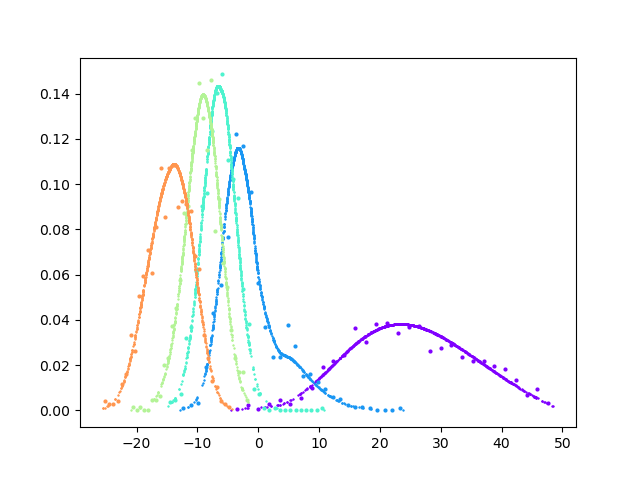

Reproduce this figure in Python.
from __future__ import print_function
import pandas as pd
import numpy as np
import random
import math
import pickle
from numpy.polynomial.hermite import hermgauss
#import tensorflow as tf
import tensorflow.compat.v1 as tf
tf.disable_v2_behavior()
from femodel_tf_optimizer import femodel_tf_optimizer
import os, sys
import argparse


class femodel(femodel_tf_optimizer):
    """
    Class to optimize analytic binding free energy model with Tensorflow
    """
    kBT = 1.986e-3*300.0
    epsim = tf.constant(1.e-8, dtype=tf.float64)
    
    """    
    Rational soft-core function.

    Special case: when $u_c = 0$, 
    $$
    u_{\rm sc,0}(u)=
    \begin{cases}
    u                                                         & u \le 0 \\
    u_{\rm max} f_{\rm sc}(y)                                 & u  >  0
    \end{cases}
    $$
    with
    $$
    y = \frac{u}{u_{\rm max}}
    $$
    $$
    f_{\rm sc}(y) = \frac{z(y)^{a}-1}{z(y)^{a}+1} \, ,
    $$
    and
    $$
    z(y)=1+2 y/a + 2 (y/a)^2
    $$
    
    Inverse: $u = u_{\rm sc,0}$ for $u \le 0$. For $u > 0$:
    $$
    f_{\rm sc} = u_{\rm sc,0}/{u_{\rm max}}
    $$
    $$
    z = \left( \frac{1 + f_{\rm sc}}{1 - f_{\rm sc}}  \right)^(1/a)
    $$
    y = \frac{a}{2} \left( \sqrt{2 z - 1} -1  \right)
    $$
    $$
    u = u_{\rm max} y
    $$

    The derivative is:
    $$
    \frac{d u_{\rm sc,0}(u) }{du} = \frac{4 z^{a - 1}{(z^a + 1)^2} ( 1 + 2 \frac{y}{a} )
    $$
    for $u > 0$ and $1$ otherwise

    The general case $u_c \ne 0$ is obtained by shifting $u_{\rm sc}(u)$ up by $u_c$ and right by $u_c$:
    $$
    u_{\rm sc}(u) = u_{\rm sc,0}(u - u_c) + u_c
    $$
    For consistency, $u_{\rm max}$ is also shifted up by $u_c$. So the general case $u_c \ne 0$ is obtained
    by the special case $u_c = 0$ by the replacements
    $$
    u \rightarrow u - u_c
    $$
    $$
    u_{\rm max} \rightarrow u_{\rm max} - u_c
    $$

    Inverse for the general case: same as for the special case with the replacements above and:
    $$
    u = ( u_{\rm max} - u_c ) y + u_c
    $$

    Using the chain rule, the derivative for the general case has the same expression as the special case
    with the same replacements.
    

    """
    alphasc = tf.constant(1./16.,dtype=tf.float64)
    umaxsc = tf.constant(50.0/kBT, dtype=tf.float64)
    ubcore = tf.constant(0.0/kBT, dtype=tf.float64)
    def inverse_soft_core_function(self,usc):
        uno = tf.ones([tf.size(usc)], dtype=tf.float64)
        usc_safe1 = tf.where(usc < femodel.ubcore + femodel.epsim,       uno*(femodel.ubcore + femodel.epsim), usc)
        usc_safe2 = tf.where(usc_safe1 > femodel.umaxsc - femodel.epsim, uno*(femodel.umaxsc - femodel.epsim), usc_safe1)
        fsc = (usc_safe2-femodel.ubcore)/(femodel.umaxsc-femodel.ubcore)
        z = tf.math.pow((1.+fsc)/(1.-fsc), 1./femodel.alphasc)
        y = 0.5*femodel.alphasc*(-1.0 + tf.math.sqrt(2.*z - 1.))
        return tf.where(usc <= femodel.ubcore,
                        usc,
                        femodel.ubcore + (femodel.umaxsc - femodel.ubcore)*y)
    
    def der_soft_core_function(self,u):# dusc/du
        y = (u - femodel.ubcore)/(femodel.umaxsc-femodel.ubcore)
        z = 1 + 2.*y/femodel.alphasc + 2.*tf.math.pow(y/femodel.alphasc,2)
        za = tf.math.pow(z,femodel.alphasc)
        return tf.where(u <= femodel.ubcore,
                        tf.ones([tf.size(u)], dtype=tf.float64),
                        (4*(za/z)/tf.math.pow((za+1),2))*(1 + 2.*y/femodel.alphasc))

    def alchemical_potential_x(self, lmbds, xscbind):
        return tf.math.log(1. + tf.math.exp(- (xscbind[:,None]-lmbds['u0'][None,:]) * lmbds['alpha'][None,:])) * ((lmbds['Lambda2'][None,:] - lmbds['Lambda1'][None,:])/(lmbds['alpha'][None,:]+self.eps)) + xscbind[:,None] * lmbds['Lambda2'][None,:] + lmbds['w0'][None,:]
    
    def alchemical_potential(self, lmbds, uscbind):
        # self.eps is there to cover the case lambda1 = lambda2 and alpha = 0 in which case we have a linear alchemical potential
        return ((lmbds['Lambda2'] - lmbds['Lambda1'])/(lmbds['alpha']+self.eps))*tf.math.log(1. + tf.math.exp(-lmbds['alpha']*(uscbind-lmbds['u0']))) + lmbds['Lambda2']*uscbind + lmbds['w0']

if __name__ == '__main__':

    parser = argparse.ArgumentParser()
    parser.add_argument("-o", "--optimize", action="store_true", default=0,
                        help="Optimize parameters. Otherwise plot only.")
    parser.add_argument("-c", "--ncycles", type=int, default=100,
                        help="Number of optimization cycles")
    parser.add_argument("-n", "--nsteps", type=int, default=10,
                        help="Number of optimization steps in each cycle")
    parser.add_argument("-r", "--restart", action="store_true", default=0,
                        help="Restart optimization from the parameters saved in the pickle restart file")
    parser.add_argument("-b", "--basename",
                        help="Basename of the optimization job. Defaults to basename of this script.")
    parser.add_argument("-d", "--datafile", default="repl.cycle.potE.temp.lambda.ebind.lambda1.lambda2.alpha.u0.w0.dat",
                        help="Data file")
    parser.add_argument("-l", "--leg", type=float, default=1.0,
                        help="Value of state ID at which to plot the distributions")
    parser.add_argument("-s", "--stateID", nargs="+", type=int, default=0,
                        help="Values of state ID at which to plot the distributions")
    args = parser.parse_args()
    
    restart = args.restart
    production = args.optimize
    testarea = not production

    if args.basename:
        basename = args.basename
    else:
        basename = os.path.basename(os.path.splitext(sys.argv[0])[0])
        
    datafile = args.datafile
    ncycles = args.ncycles
    nsteps = args.nsteps
    states = args.stateID
    
    leg = args.leg

    print("Leg = ", leg)
    if leg == 1:
        direction = leg
    else:
        direction = -1.0
    print("Direction = ", direction)

    sdm_data_raw = pd.read_csv(datafile, delim_whitespace=True,
                           header=None,names=["cycle", "stateID", "temp", "direct", "Lambda1",
                                              "Lambda2", "alpha", "u0", "w0", "potE", "ebind", "bias"])

    lam_col = []
    for row in sdm_data_raw['stateID']:
        lam = 0.05*row
        if (lam > 0.5):
            lam = lam - 0.05
        lam_col.append(lam)

    sdm_data_raw.insert(2, "Lambda", lam_col)

    #print(sdm_data_raw)

    sdm_data = sdm_data_raw[sdm_data_raw["direct"] == direction]

    #print(sdm_data)

    temperature = 300.0
    kT = 1.986e-3*temperature # [kcal/mol]
    beta = 1./kT

    nmodes = 2

    reference_params = {}
    reference_params['ub'] = [ -0.51*beta, 0.0*beta ]
    reference_params['sb'] = [ 2.66*beta, 3.12*beta  ]
    reference_params['pb'] = [ 1.49e-2,   6.5e-4]
    reference_params['elj'] = [ 1.1*beta, 1.1*beta ]
    reference_params['uce'] = [ 1.1, 1.1 ]
    reference_params['nl']  = [ 3.0, 6.5 ]
    reference_params['wg'] =  [ 0.418, 0.582 ]

    scale_params = {}
    scale_params['ub'] =  [ 1.*beta, 1.*beta ]
    scale_params['sb'] =  [ 0.1*beta, 0.1*beta ]
    scale_params['pb'] =  [ 1.e-2, 1.e-4 ]
    scale_params['elj'] = [ 1.0*beta, 1.0*beta ]
    scale_params['uce'] = [ 0.1, 0.1 ]
    scale_params['nl']  = [ 0.1, 0.1 ]
    scale_params['wg'] =  [ 0.1, 0.1 ]

    range_params = {}
    range_params['ub'] = [ (-3.0*beta, 10.0*beta), (-3.0*beta, 10.0*beta)  ]
    range_params['sb'] = [ (2.0*beta, 6.0*beta), (2.0*beta, 6.0*beta)  ]
    range_params['pb'] = [ (0.0, 1.0), (0.0, 1.0) ]
    range_params['elj'] = [ (1.0*beta, 4.0*beta), (1*beta, 8.0*beta) ]
    range_params['uce'] = [ (1.0, 4.0), (1.0, 4.0)  ]
    range_params['nl'] = [ (2.5, 10.0), (2.5, 10.0) ]
    
    """  
    reference_params = {}
    reference_params['ub'] = [ -27.6684*beta, -16.0369*beta, -22.7318*beta ]
    reference_params['sb'] = [ 2.6128*beta,  4.0868*beta, 4.6583*beta ]
    reference_params['pb'] = [ 5.968e-12, 6.136e-19, 7.749e-14 ]
    reference_params['elj'] = [ 10.945*beta, 15.3378*beta, 12.043*beta ]
    reference_params['uce'] = [ 6.999, 40.929, 8.08 ]
    reference_params['nl']  = [ 5.257, 59.535, 22.24 ]
    reference_params['wg'] =  [ 1.409e-6, 1.741e-1, 1.882e-3 ]
    
    scale_params = {}
    scale_params['ub'] =  [ 1.*beta, 1.*beta, 1.*beta ]
    scale_params['sb'] =  [ 0.1*beta, 0.1*beta, 0.1*beta ]
    scale_params['pb'] =  [ 1.e-12, 1.e-19, 1.e-14 ]
    scale_params['elj'] = [ 0.1*beta, 0.1*beta, 0.1*beta ]
    scale_params['uce'] = [ 0.1, 0.1, 0.1 ]
    scale_params['nl']  = [ 0.1, 0.1, 0.1 ]
    scale_params['wg'] =  [ 1.e-6, 1.e-1, 1.e-3 ]

    range_params = {}
    range_params['ub'] = [ (-30.0*beta, 0.0*beta), (-25.0*beta, 50.0*beta), (-30.0*beta, 50.0*beta) ]
    range_params['sb'] = [ (1.0*beta, 6.0*beta), (2.0*beta, 6.0*beta), (2.0*beta, 5.0*beta) ]
    range_params['pb'] = [ (0.0, 1.0), (0.0, 1.0), (0.0, 1.0) ]
    range_params['elj'] = [ (1.0*beta, 12.0*beta), (12.0*beta, 40.0*beta), (10.0*beta, 30.0*beta) ]
    range_params['uce'] = [ (1.0, 8.0), (0.0, 60.0), (7.0, 40.0) ]
    range_params['nl'] = [ (3.0, 10.0), (8.0, 60.0), (8.0, 40.0) ]
    """
    
    learning_rate = 0.05

    discard = 500
    
    xparams = {}
    if restart:
        with open(basename + '.pickle', 'rb') as f:
            best_ubx, best_sbx, best_pbx, best_ex, best_ucx, best_nlx, best_wgx = pickle.load(f)
            xparams['ub'] = best_ubx
            xparams['sb'] = best_sbx
            xparams['pb'] = best_pbx
            xparams['elj']   = best_ex
            xparams['uce']  = best_ucx
            xparams['nl']  = best_nlx
            xparams['wg'] = best_wgx
    else:
        xparams['ub']  = [0. for i in range(nmodes) ]
        xparams['sb']  = [0. for i in range(nmodes) ]
        xparams['pb']  = [0. for i in range(nmodes) ]
        xparams['elj']   = [0. for i in range(nmodes) ]
        xparams['uce']  = [0. for i in range(nmodes) ]
        xparams['nl']  = [0. for i in range(nmodes) ]
        xparams['wg']  = [0. for i in range(nmodes) ]

    fe_optimizer = femodel(sdm_data, reference_params, temperature, range_params=range_params,
                  xparams=xparams, scale_params=scale_params, discard=discard, learning_rate=learning_rate)
                                        
    variables = [ fe_optimizer.ubx_t, fe_optimizer.sbx_t , fe_optimizer.ex_t, fe_optimizer.ucx_t, fe_optimizer.nlx_t, fe_optimizer.wgx_t, fe_optimizer.pbx_t ]
    
    #----- test area ----------------

    tf.logging.set_verbosity(tf.logging.ERROR)
    
    if testarea:
        with tf.Session() as sess:
            sess.run(fe_optimizer.init)
            ll = sess.run(fe_optimizer.cost)
            uv = sess.run(fe_optimizer.u)
            uscv = sess.run(fe_optimizer.usc)
            p0v = sess.run(tf.squeeze(fe_optimizer.p0))
            p0scv = sess.run(tf.squeeze(fe_optimizer.p0sc))
            pklv = sess.run(tf.squeeze(fe_optimizer.pkl))
            xscv = sess.run(fe_optimizer.xsc)
            p0scxv = sess.run(tf.squeeze(fe_optimizer.p0scx))
            sts = sess.run(fe_optimizer.lambdas['stateID'])
            upscv = sess.run(fe_optimizer.upsc)
            klv = sess.run(tf.squeeze(fe_optimizer.kl))


            best_ubx = sess.run(fe_optimizer.ubx_t)
            best_sbx = sess.run(fe_optimizer.sbx_t)
            best_pbx = sess.run(fe_optimizer.pbx_t)
            best_ex  = sess.run(fe_optimizer.ex_t)
            best_ucx = sess.run(fe_optimizer.ucx_t)
            best_nlx = sess.run(fe_optimizer.nlx_t)
            best_wgx = sess.run(fe_optimizer.wgx_t)
                        
            best_ub = sess.run(fe_optimizer.ub_t)
            best_sb = sess.run(fe_optimizer.sb_t)
            best_pb = sess.run(fe_optimizer.pb_t)
            best_elj  = sess.run(fe_optimizer.elj_t)
            best_uce = sess.run(fe_optimizer.uce_t)
            best_nl = sess.run(fe_optimizer.nl_t)
            best_wg = sess.run(fe_optimizer.wg_t)
            
            print("Optimized Cost =", ll)
            print("Parameters:")
            print("wg = ", best_wg/np.sum(best_wg))
            results = fe_optimizer.applyunits(best_ub, best_sb, best_pb, best_elj, best_uce, best_nl)
            params = ["ub", "sb", "pb", "elj", "uce", "nl"]
            for mode, item in enumerate(results):
                string = ""
                for value in item:
                    string = string + str(value) + " "
                print(params[mode] + " = [" + string + "]")
            print("-------------------------------------------------------------------------")


        # plot
        import matplotlib
        import matplotlib.pyplot as plt
        fig, ax = plt.subplots()
        color = iter(plt.cm.rainbow(np.linspace(0, 1, len(states) + 1)))
        for state in states:
            mask = abs(sts - state) < 1.e-6
            hist, bin_edges = np.histogram(uscv[mask]*kT, bins=30, density=True)
            nh = len(hist)
            dx = bin_edges[1] - bin_edges[0]
            xp = bin_edges[0:nh] + 0.5*dx
            c = next(color)
            ax.plot(xp, hist, 'o', markersize = 2, c=c)
            ax.plot(uscv[mask]*kT, pklv[mask]/kT, '+', markersize = 1, c=c)
            #ax.set_xlim([-40*kT,200*kT])
        #plt.show()
        plt.savefig(basename + ".png")



    #------- training area ----------------------

    if production:
        with tf.Session() as sess:
    
            sess.run(fe_optimizer.init)
            fe_optimizer.opt = fe_optimizer.optimizer.minimize(fe_optimizer.cost, var_list = variables)
            sess.graph.finalize()
            ll = sess.run(fe_optimizer.cost)

            best_loss = ll
            best_ubx = sess.run(fe_optimizer.ubx_t)
            best_sbx = sess.run(fe_optimizer.sbx_t)
            best_pbx = sess.run(fe_optimizer.pbx_t)
            best_ex  = sess.run(fe_optimizer.ex_t)
            best_ucx = sess.run(fe_optimizer.ucx_t)
            best_nlx = sess.run(fe_optimizer.nlx_t)
            best_wgx = sess.run(fe_optimizer.wgx_t)
            
            best_ub = sess.run(fe_optimizer.ub_t)
            best_sb = sess.run(fe_optimizer.sb_t)
            best_pb = sess.run(fe_optimizer.pb_t)
            best_elj  = sess.run(fe_optimizer.elj_t)
            best_uce = sess.run(fe_optimizer.uce_t)
            best_nl = sess.run(fe_optimizer.nl_t)
            best_wg = sess.run(fe_optimizer.wg_t)
            
            gubx = sess.run(fe_optimizer.gubx_t)
            gsbx = sess.run(fe_optimizer.gsbx_t)
            gpbx = sess.run(fe_optimizer.gpbx_t)
            gex = sess.run(fe_optimizer.gex_t)
            gucx = sess.run(fe_optimizer.gucx_t)
            gnlx = sess.run(fe_optimizer.gnlx_t)
            gwgx = sess.run(fe_optimizer.gwgx_t)
            print("Gradients:")
            print(gubx,gsbx,gpbx,gex,gucx,gnlx,gwgx)
            
            print("Start Cost =", ll)
            print("Parameters:")
            print("wg = ", best_wg)

            results = fe_optimizer.applyunits(best_ub, best_sb, best_pb, best_elj, best_uce, best_nl)
            params = ["ub", "sb", "pb", "elj", "uce", "nl"]
            for mode, item in enumerate(results):
                string = ""
                for value in item:
                    string = string + str(value) + " "
                print(params[mode] + " = [" + string + "]")

            print("---------------------------------------")
        
            for step in range(ncycles):
                for i in range(nsteps):
                    #sess.run(fe_optimizer.train) #all variables optimized
                    sess.run(fe_optimizer.opt) #only selected variables are optimized
                gubx = sess.run(fe_optimizer.gubx_t)
                gsbx = sess.run(fe_optimizer.gsbx_t)
                gpbx = sess.run(fe_optimizer.gpbx_t)
                gex = sess.run(fe_optimizer.gex_t)
                gucx = sess.run(fe_optimizer.gucx_t)
                gnlx = sess.run(fe_optimizer.gnlx_t)
                gwgx = sess.run(fe_optimizer.gwgx_t)
                notok = ( np.any(np.isnan(gubx)) or
                          np.any(np.isnan(gsbx)) or
                          np.any(np.isnan(gpbx)) or
                          np.any(np.isnan(gex))  or
                          np.any(np.isnan(gucx)) or
                          np.any(np.isnan(gnlx)) or
                          np.any(np.isnan(gwgx)) )
                

                print("Gradients:")
                print(gubx,gsbx,gpbx,gex,gucx,gnlx,gwgx)
                if notok:
                    print("Gradient error")
                    break
                ll = sess.run(fe_optimizer.cost)

                l_ubx = sess.run(fe_optimizer.ubx_t)
                l_sbx = sess.run(fe_optimizer.sbx_t)
                l_pbx = sess.run(fe_optimizer.pbx_t)
                l_ex  = sess.run(fe_optimizer.ex_t)
                l_ucx = sess.run(fe_optimizer.ucx_t)
                l_nlx = sess.run(fe_optimizer.nlx_t)
                l_wgx = sess.run(fe_optimizer.wgx_t)
            
                l_ub = sess.run(fe_optimizer.ub_t)
                l_sb = sess.run(fe_optimizer.sb_t)
                l_pb = sess.run(fe_optimizer.pb_t)
                l_elj = sess.run(fe_optimizer.elj_t)
                l_uce = sess.run(fe_optimizer.uce_t)
                l_nl = sess.run(fe_optimizer.nl_t)
                l_wg = sess.run(fe_optimizer.wg_t)
                
                if( ll < best_loss ):
                    best_loss = ll
                
                    best_ubx = l_ubx 
                    best_sbx = l_sbx
                    best_pbx = l_pbx
                    best_ex  = l_ex 
                    best_ucx = l_ucx
                    best_nlx = l_nlx 
                    best_wgx = l_wgx

                    best_ub  = l_ub  
                    best_sb  = l_sb 
                    best_pb  = l_pb 
                    best_elj = l_elj
                    best_uce = l_uce
                    best_nl  = l_nl   
                    best_wg  = l_wg
    

                print(step, "Cost =", ll)
                print("Parameters:")
                print("wg = ", l_wg)
                results = fe_optimizer.applyunits(l_ub, l_sb, l_pb, l_elj, l_uce, l_nl)
                params = ["ub", "sb", "pb", "elj", "uce", "nl"]
                for mode, item in enumerate(results):
                    string = ""
                    for value in item:
                        string = string + str(value) + " "
                    print(params[mode] + " = [" + string + "]") 

                print("----------------------------------------------------")

                with open(basename + '.pickle', 'wb') as f:
                    pickle.dump([best_ubx, best_sbx, best_pbx, best_ex, best_ucx, best_nlx, best_wgx],f)


                
            print("----------- End of Optimization -----------", basename);
            print("Optimized Cost =", best_loss)
            print("wg = ", best_wg/np.sum(best_wg))
            results = fe_optimizer.applyunits(best_ub, best_sb, best_pb, best_elj, best_uce, best_nl)
            params = ["ub", "sb", "pb", "elj", "uce", "nl"]
            for mode, item in enumerate(results):
                string = ""
                for value in item:
                    string = string + str(value) + " "
                print(params[mode] + " = [" + string + "]")
